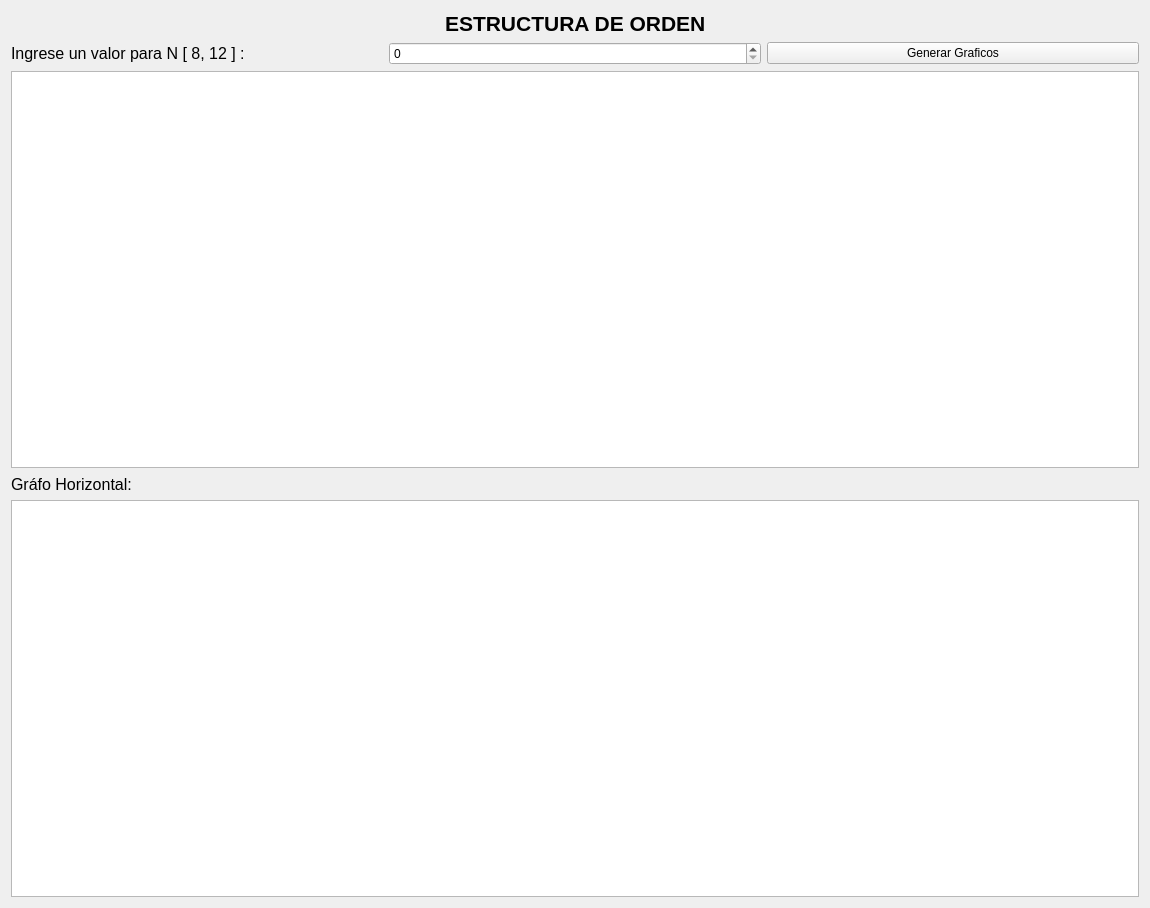
<?xml version="1.0" encoding="UTF-8"?>
<ui version="4.0">
 <class>Widget</class>
 <widget class="QWidget" name="Widget">
  <property name="geometry">
   <rect>
    <x>0</x>
    <y>0</y>
    <width>1150</width>
    <height>908</height>
   </rect>
  </property>
  <property name="windowTitle">
   <string>Widget</string>
  </property>
  <layout class="QVBoxLayout" name="verticalLayout">
   <item>
    <layout class="QHBoxLayout" name="horizontalLayout">
     <item>
      <spacer name="horizontalSpacer">
       <property name="orientation">
        <enum>Qt::Horizontal</enum>
       </property>
       <property name="sizeHint" stdset="0">
        <size>
         <width>40</width>
         <height>20</height>
        </size>
       </property>
      </spacer>
     </item>
     <item>
      <widget class="QLabel" name="Titulo">
       <property name="font">
        <font>
         <pointsize>16</pointsize>
         <weight>75</weight>
         <bold>true</bold>
        </font>
       </property>
       <property name="text">
        <string>ESTRUCTURA DE ORDEN</string>
       </property>
      </widget>
     </item>
     <item>
      <spacer name="horizontalSpacer_2">
       <property name="orientation">
        <enum>Qt::Horizontal</enum>
       </property>
       <property name="sizeHint" stdset="0">
        <size>
         <width>40</width>
         <height>20</height>
        </size>
       </property>
      </spacer>
     </item>
    </layout>
   </item>
   <item>
    <layout class="QHBoxLayout" name="horizontalLayout_2">
     <item>
      <widget class="QLabel" name="EnunciadoN">
       <property name="font">
        <font>
         <pointsize>12</pointsize>
        </font>
       </property>
       <property name="text">
        <string>Ingrese un valor para N [ 8, 12 ] : </string>
       </property>
      </widget>
     </item>
     <item>
      <widget class="QSpinBox" name="CantT"/>
     </item>
     <item>
      <widget class="QPushButton" name="generarTyH">
       <property name="text">
        <string>Generar Graficos</string>
       </property>
      </widget>
     </item>
    </layout>
   </item>
   <item>
    <widget class="QTableWidget" name="tablaTareas"/>
   </item>
   <item>
    <layout class="QHBoxLayout" name="horizontalLayout_4">
     <item>
      <widget class="QLabel" name="EnunciadoHasse">
       <property name="font">
        <font>
         <pointsize>12</pointsize>
        </font>
       </property>
       <property name="text">
        <string>Gráfo Horizontal: </string>
       </property>
      </widget>
     </item>
     <item>
      <spacer name="horizontalSpacer_3">
       <property name="orientation">
        <enum>Qt::Horizontal</enum>
       </property>
       <property name="sizeHint" stdset="0">
        <size>
         <width>40</width>
         <height>20</height>
        </size>
       </property>
      </spacer>
     </item>
    </layout>
   </item>
   <item>
    <widget class="QGraphicsView" name="GraficoHasse"/>
   </item>
  </layout>
 </widget>
 <resources/>
 <connections/>
</ui>
